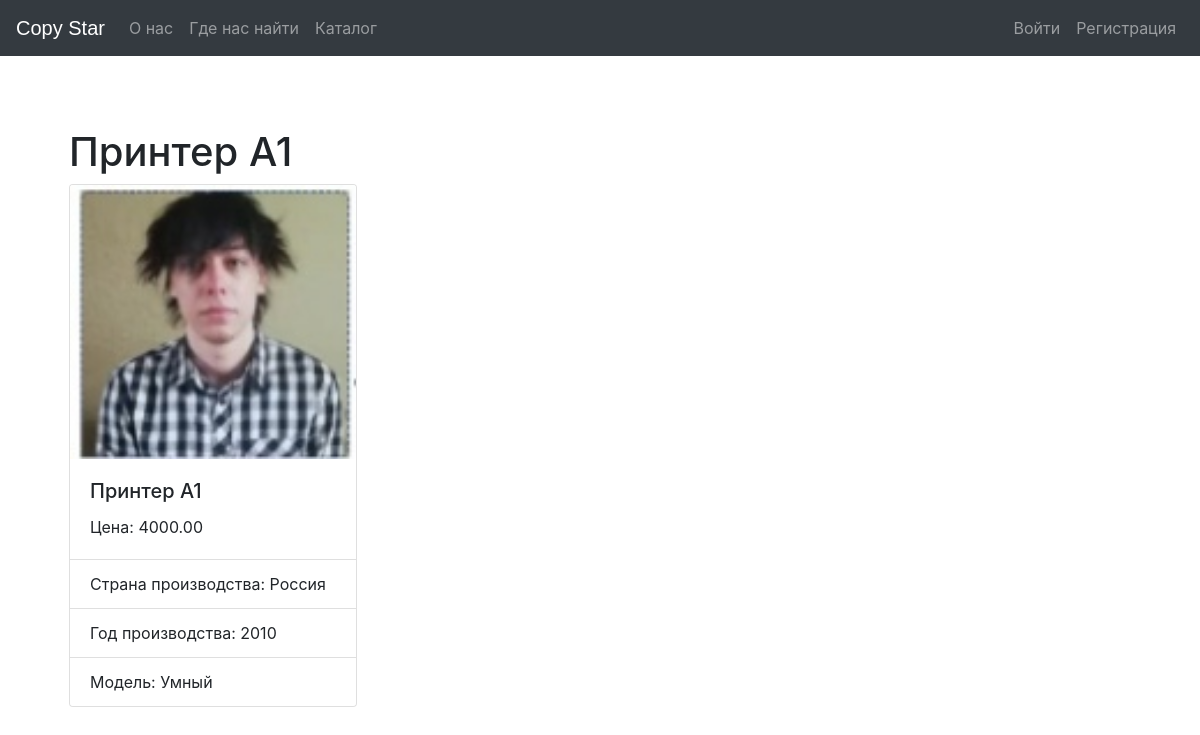
Page /product/1 on the committed database.
### demo/models.py (models this page shows)
class Product(models.Model):
    name = models.CharField(max_length=254, verbose_name='Продукт', blank=False)
    photo_file = models.ImageField(max_length=254, null=True, blank=True, upload_to=get_name_file,
                                   validators=[FileExtensionValidator(allowed_extensions=['png', 'jpg',
                                                                                          'jpeg', 'webp'])])
    date = models.DateTimeField(verbose_name='Дата добавления', auto_now_add=True)
    price = models.DecimalField(verbose_name='Цена', max_digits=10, decimal_places=2, default=0.00, blank=False)
    count = models.IntegerField(verbose_name='Количество', blank=False)
    country = models.CharField(max_length=254, verbose_name='Страна', blank=False)
    year = models.IntegerField(verbose_name='Год производства', blank=False)
    model = models.CharField(verbose_name='Модель', max_length=254, blank=False)
    category = models.ForeignKey('Category', verbose_name='Категория', on_delete=models.CASCADE)

### demo/views.py (the view)
# urls.py: path('product/<pk>', product, name='product'),
def product(request, pk):
    product = Product.objects.get(pk=pk)
    return render(request, 'demo/product.html', context={'product': product})

### templates/demo/product.html (shortened to what this page needs)
{% extends 'base.html' %}
{% block content %}
    <h1>{{ product.name }}</h1>
    <div class="card" style="width: 18rem;">
        <img src="{{ product.photo_file.url }}" class="card-img-top" alt="{{ product.photo_file }}">
        <div class="card-body">
            <h5 class="card-title">{{ product.name }}</h5>
            <p class="card-text">Цена: {{ product.price }}</p>
        </div>
        <ul class="list-group list-group-flush">
            <li class="list-group-item">Страна производства: {{ product.country }}</li>
            <li class="list-group-item">Год производства: {{ product.year }}</li>
            <li class="list-group-item">Модель: {{ product.model }}</li>
        </ul>
    </div>
{% endblock %}

### demo/static/css/main.css (style rules this page uses)
body { padding-top: 5rem; }

### rows in the picture
Product: name "Принтер А1", photo_file (picture), price "4000.00", country "Россия", year "2010", model "Умный"
